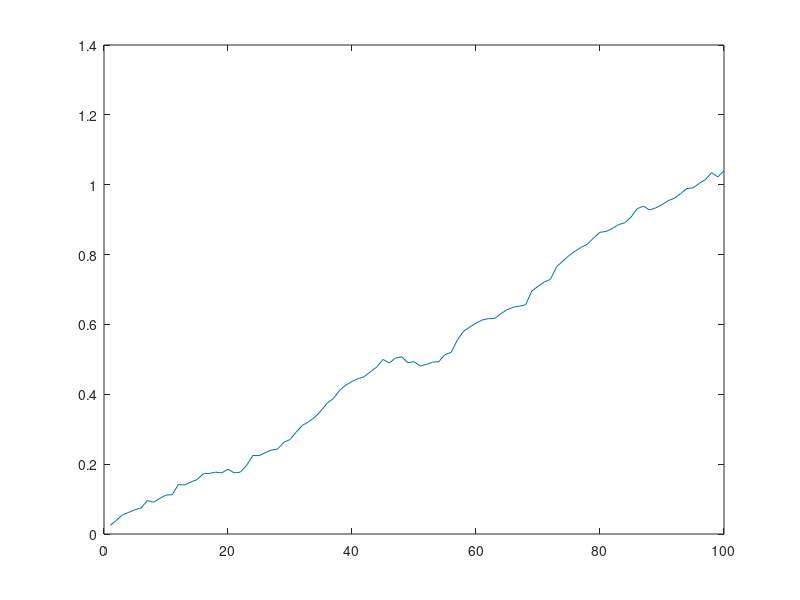

The MATLAB source for this figure:
clear
epsilon=.005;
total_Nth_turn = zeros(1,100);  %vector which will store the average
                                %winnings each of the 100 coin flips
                                %in each experiment
                                
for loop=1:10000                %repeat experiment 10000 times
    m = 0; 
    runningtotal = zeros(1,100);            %vector to store M, the amount of money in your pocket at each of 100 coin flips
    for flips = 1:100                       %flip a coin 100 time
            outcome = rand;                 
            if outcome < 0.5 + epsilon     
                 m = m +1 ;                 %you win
            else 
                 m = m- 1;                  %you lose
            end
            runningtotal(flips) = m;
    end
    total_Nth_turn = total_Nth_turn + runningtotal;   %compare what happened on this turn with all the other experiments
end 
total_Nth_turn=total_Nth_turn/10000;  
plot(total_Nth_turn)                        %plot what M is on the Nth turn (averaged over 10000 experiments)